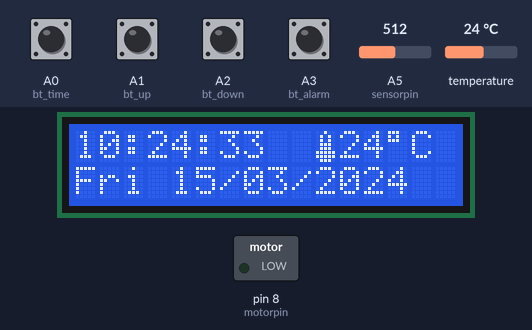
A sketch run on a simulated Arduino Uno, built with avr-gcc and run on an emulated ATmega328P. Shown: 16×2 character LCD, switched loads named in the sketch (green lamp = pin HIGH). The inputs (shaded band) are chosen by the test bench; at power-on: A0 (bt_time), A1 (bt_up), A2 (bt_down), A3 (bt_alarm) HIGH, A5 (sensorpin) = 512, temperature 24 °C. The local clock reads 2024-03-15 10:24:30 at power-on unless the sketch sets it; EEPROM starts erased.

Above: at 3.2 s.
3.3 s: A3 (bt_alarm) pulled LOW for 0.15 s
At 3.52 s:
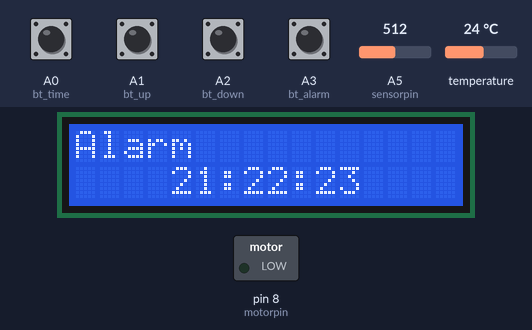
5.1 s: A5 (sensorpin) set to 986
6.6 s: A5 (sensorpin) set to 1009
At 7.7 s:
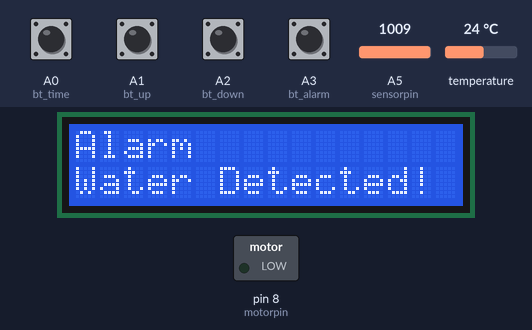
9.6 s: A5 (sensorpin) set to 990
12.6 s: A0 (bt_time) pulled LOW for 0.15 s
At 14.0 s:
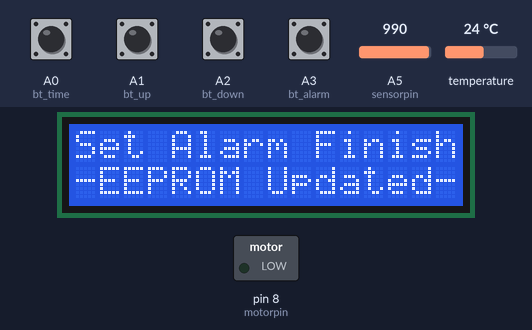
15.7 s: temperature set to 1 °C
At 16.4 s:
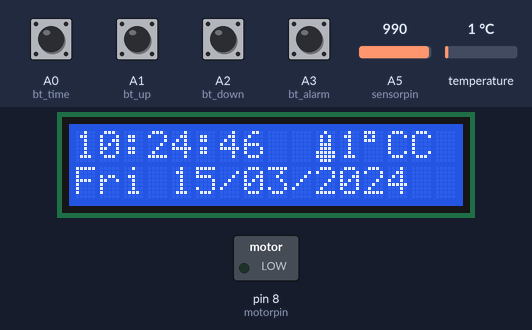
Timing chart, 0 to 18.7 s (numbered marks = the images above; inputs shaded):
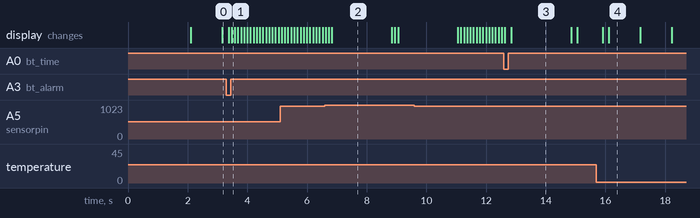

The sketch:

Automated_Alarm_Based_Water_system.ino
```cpp
#include <DS3231.h> // RTC library
#include <Wire.h>    // I2C communication library
#include <LiquidCrystal.h> // LCD library
#include <EEPROM.h>  // EEPROM library for storing data

// Define pin numbers
#define bt_time   A0
#define bt_up     A1
#define bt_down   A2
#define bt_alarm  A3
#define sensorpin A5  // Water sensor pin
#define motorpin  8   // Motor (pump) pin

// Initialize RTC and LCD
DS3231 rtc(SDA, SCL); // RTC instance
LiquidCrystal lcd(12, 11, 5, 4, 3, 2); // LCD pins (changed)

int waterval;
Time t; // RTC time structure

// Variables for time and alarm settings
int hh = 0, mm = 0, ss = 0, dd = 0, bb = 0, set_day;
int yy = 0;
String Day = "  ";

int AlarmHH = 21, AlarmMM = 22, AlarmSS = 23;
int setMode = 0, setAlarm = 0, alarmMode = 0;

int stop = 0, mode = 0, flag = 0;

// Define custom LCD characters for symbols
byte bell_symbol[8] = {
    B00100,
    B01110,
    B01110,
    B01110,
    B01110,
    B11111,
    B01000,
    B00100
};
byte thermometer_symbol[8] = {
    B00100,
    B01010,
    B01010,
    B01110,
    B01110,
    B11111,
    B11111,
    B01110
};

void setup() {
    Serial.begin(9600); // Serial communication for debugging

    rtc.begin(); // Start RTC

    // Pin modes
    pinMode(bt_time, INPUT_PULLUP);
    pinMode(bt_up, INPUT_PULLUP);
    pinMode(bt_down, INPUT_PULLUP);
    pinMode(bt_alarm, INPUT_PULLUP);
    pinMode(sensorpin, INPUT);  // Set the water sensor pin as input
    pinMode(motorpin, OUTPUT);  // Set the motor pin as output

    // LCD setup
    lcd.createChar(1, thermometer_symbol);
    lcd.createChar(2, bell_symbol);
    lcd.begin(16, 2); // Initialize 16x2 LCD

    // Display initial message
    lcd.setCursor(0, 0);
    lcd.print(" Real Time Clock ");
    lcd.setCursor(0, 1);
    lcd.print("   With Alarm ");
    delay(2000);
    lcd.clear();

    // Read stop flag from EEPROM
    stop = EEPROM.read(50);
    if (stop != 0) {
        WriteEeprom();
    }
    EEPROM.write(50, 0); // Reset stop flag
    ReadEeprom();

    // Initial RTC setup (comment out for real use)
    // rtc.setDOW(2);     // Set Day-of-Week to Sunday (0-6)
    // rtc.setTime(00, 9, 50); // Set time to 9:50 AM
    // rtc.setDate(12, 11, 2017); // Set date to November 12, 2017
}

void loop() {
    // Read water sensor value
    waterval = analogRead(sensorpin);

    // Get current time from RTC
    t = rtc.getTime();
    Day = rtc.getDOWStr(1); // Get Day of Week as a string

    // Set current time variables
    if (setMode == 0) {
        hh = t.hour;
        mm = t.min;
        ss = t.sec;
        dd = t.date;
        bb = t.mon;
        yy = t.year;
    }

    // Display the current time and temperature
    if (setAlarm == 0) {
        lcd.setCursor(0, 0);
        lcd.print((hh / 10) % 10);
        lcd.print(hh % 10);
        lcd.print(":");
        lcd.print((mm / 10) % 10);
        lcd.print(mm % 10);
        lcd.print(":");
        lcd.print((ss / 10) % 10);
        lcd.print(ss % 10);

        // Display alarm status (bell symbol)
        if (mode == 1) {
            lcd.write(2); // Bell icon when alarm is activated
        } else {
            lcd.print(" ");
        }

        lcd.print(" ");
        lcd.write(1); // Thermometer icon
        lcd.print(rtc.getTemp(), 0);
        lcd.write(223); // Degree symbol
        lcd.print("C");

        // Display date and year
        lcd.setCursor(0, 1);
        lcd.print(Day);
        lcd.print(" ");
        lcd.print((dd / 10) % 10);
        lcd.print(dd % 10);
        lcd.print("/");
        lcd.print((bb / 10) % 10);
        lcd.print(bb % 10);
        lcd.print("/");
        lcd.print((yy / 1000) % 10);
        lcd.print((yy / 100) % 10);
        lcd.print((yy / 10) % 10);
        lcd.print(yy % 10);
    }

    // Setup clock, alarm, and timer
    setupClock();
    setTimer();

    delay(100); // Short delay for screen updates
    blinking(); // Blinking cursor or symbols when setting time or alarm

    // Automatically stop the pump if water is detected
    // If the water sensor detects water (value > threshold), stop the pump
    if (waterval > 1000) { // Adjust threshold based on your sensor's characteristics
        digitalWrite(motorpin, LOW); // Stop the pump
        lcd.setCursor(0, 1);
        lcd.print("Water Detected!");
        delay(2000); // Display the message for 2 seconds
        lcd.clear();
    }

    // Pump control based on alarm
    if (alarmMode == 1 && mode == 1 && hh == AlarmHH && mm == AlarmMM && ss >= AlarmSS) {
        digitalWrite(motorpin, LOW); // Turn off pump when alarm is triggered
    }

    delay(100); // Short delay for next loop
}

// Blinking cursor based on mode
void blinking() {
    if (setAlarm < 2 && setMode == 1) {
        lcd.setCursor(0, 0);
        lcd.print("  ");
    }
    if (setAlarm < 2 && setMode == 2) {
        lcd.setCursor(3, 0);
        lcd.print("  ");
    }
    if (setAlarm < 2 && setMode == 3) {
        lcd.setCursor(6, 0);
        lcd.print("  ");
    }
    if (setAlarm < 2 && setMode == 4) {
        lcd.setCursor(1, 1);
        lcd.print("   ");
    }
    if (setAlarm < 2 && setMode == 5) {
        lcd.setCursor(5, 1);
        lcd.print("  ");
    }
    if (setAlarm < 2 && setMode == 6) {
        lcd.setCursor(8, 1);
        lcd.print("  ");
    }
    if (setAlarm < 2 && setMode == 7) {
        lcd.setCursor(11, 1);
        lcd.print("    ");
    }

    // Alarm settings display
    if (setMode == 0 && setAlarm == 1) {
        lcd.setCursor(6, 0);
        lcd.print("           ");
    }
    if (setMode == 0 && setAlarm == 2) {
        lcd.setCursor(4, 1);
        lcd.print("  ");
    }
    if (setMode == 0 && setAlarm == 3) {
        lcd.setCursor(7, 1);
        lcd.print("  ");
    }
    if (setMode == 0 && setAlarm == 4) {
        lcd.setCursor(10, 1);
        lcd.print("  ");
    }
}

// Setting clock, date, and alarm
void setupClock() {
    if (setMode == 8) {
        lcd.setCursor(0, 0);
        lcd.print("Set Date Finish ");
        lcd.setCursor(0, 1);
        lcd.print("Set Time Finish ");
        delay(1000);
        rtc.setTime(hh, mm, ss);
        rtc.setDate(dd, bb, yy);
        lcd.clear();
        setMode = 0;
    }

    if (setAlarm == 5) {
        lcd.setCursor(0, 0);
        lcd.print("Set Alarm Finish");
        lcd.setCursor(0, 1);
        lcd.print("-EEPROM Updated-");
        WriteEeprom();
        delay(2000);
        lcd.clear();
        setAlarm = 0;
        alarmMode = 1;
    }

    if (setAlarm > 0) {
        alarmMode = 0;
    }

    // Button press handling for mode changes
    if (digitalRead(bt_time) == 0 && flag == 0) {
        flag = 1;
        if (setAlarm > 0) {
            setAlarm = 5;
        } else {
            setMode = setMode + 1;
        }
    }

    if (digitalRead(bt_alarm) == 0 && flag == 0) {
        flag = 1;
        if (setMode > 0) {
            setMode = 8;
        } else {
            setAlarm = setAlarm + 1;
        }
        lcd.clear();
    }

    if (digitalRead(bt_time) == 1 && digitalRead(bt_alarm) == 1) {
        flag = 0;
    }

    // Button press handling for up/down adjustments
    if (digitalRead(bt_up) == 0) {
        if (setAlarm < 2 && setMode == 1) hh = hh + 1;
        if (setAlarm < 2 && setMode == 2) mm = mm + 1;
        if (setAlarm < 2 && setMode == 3) ss = ss + 1;
        if (setAlarm < 2 && setMode == 4) set_day = set_day + 1;
        if (setAlarm < 2 && setMode == 5) dd = dd + 1;
        if (setAlarm < 2 && setMode == 6) bb = bb + 1;
        if (setAlarm < 2 && setMode == 7) yy = yy + 1;

        // Alarm settings
        if (setMode == 0 && setAlarm == 1) mode = 1;
        if (setMode == 0 && setAlarm == 2 && AlarmHH < 23) AlarmHH = AlarmHH + 1;
        if (setMode == 0 && setAlarm == 3 && AlarmMM < 59) AlarmMM = AlarmMM + 1;
        if (setMode == 0 && setAlarm == 4 && AlarmSS < 59) AlarmSS = AlarmSS + 1;

        // Time limits and wrapping
        if (hh > 23) hh = 0;
        if (mm > 59) mm = 0;
        if (ss > 59) ss = 0;
        if (set_day > 7) set_day = 0;
        if (dd > 31) dd = 0;
        if (bb > 12) bb = 0;
        if (yy > 2030) yy = 2000;
        rtc.setDOW(set_day);
    }

    // Down button handling
    if (digitalRead(bt_down) == 0) {
        if (setAlarm < 2 && setMode == 1) hh = hh - 1;
        if (setAlarm < 2 && setMode == 2) mm = mm - 1;
        if (setAlarm < 2 && setMode == 3) ss = ss - 1;
        if (setAlarm < 2 && setMode == 4) set_day = set_day - 1;
        if (setAlarm < 2 && setMode == 5) dd = dd - 1;
        if (setAlarm < 2 && setMode == 6) bb = bb - 1;
        if (setAlarm < 2 && setMode == 7) yy = yy - 1;

        // Alarm settings
        if (setMode == 0 && setAlarm == 1) mode = 0;
        if (setMode == 0 && setAlarm == 2 && AlarmHH > 0) AlarmHH = AlarmHH - 1;
        if (setMode == 0 && setAlarm == 3 && AlarmMM > 0) AlarmMM = AlarmMM - 1;
        if (setMode == 0 && setAlarm == 4 && AlarmSS > 0) AlarmSS = AlarmSS - 1;

        // Time limits and wrapping
        if (hh < 0) hh = 23;
        if (mm < 0) mm = 59;
        if (ss < 0) ss = 59;
        if (set_day < 0) set_day = 7;
        if (dd < 0) dd = 31;
        if (bb < 0) bb = 12;
        if (yy < 0) yy = 2030;
        rtc.setDOW(set_day);
    }
}

// Set alarm display
void setTimer() {
    if (setMode == 0 && setAlarm > 0) {
        lcd.setCursor(0, 0);
        lcd.print("Alarm ");
        if (mode == 0) {
            lcd.print("Deactivate");
        } else {
            lcd.print("Activated ");
        }

        lcd.setCursor(4, 1);
        lcd.print((AlarmHH / 10) % 10);
        lcd.print(AlarmHH % 10);
        lcd.print(":");
        lcd.print((AlarmMM / 10) % 10);
        lcd.print(AlarmMM % 10);
        lcd.print(":");
        lcd.print((AlarmSS / 10) % 10);
        lcd.print(AlarmSS % 10);
    }
}

// Read alarm settings from EEPROM
void ReadEeprom() {
    AlarmHH = EEPROM.read(1);
    AlarmMM = EEPROM.read(2);
    AlarmSS = EEPROM.read(3);
    mode = EEPROM.read(4);
}

// Write alarm settings to EEPROM
void WriteEeprom() {
    EEPROM.write(1, AlarmHH);
    EEPROM.write(2, AlarmMM);
    EEPROM.write(3, AlarmSS);
    EEPROM.write(4, mode);
}
```

Measured:
- the behaviour switches between 1000 and 1001 on A5 (sensorpin) (found by bisection; images 1 and 2)
- after the input at 3.3 s, the display: first changes after 0.07 s (image 1 shows a later state)
- after the input at 6.6 s, the display: first differs from a run without the input after 0.23 s (image 2)
- after the input at 15.7 s, the display: first changes after 0.21 s (image 4 shows a later state)
- what the display in image 2 shows lasts 2.0 s, from 6.8 s to 8.8 s
- what the display in image 4 shows lasts 1.1 s, from 16.1 s to 17.2 s
